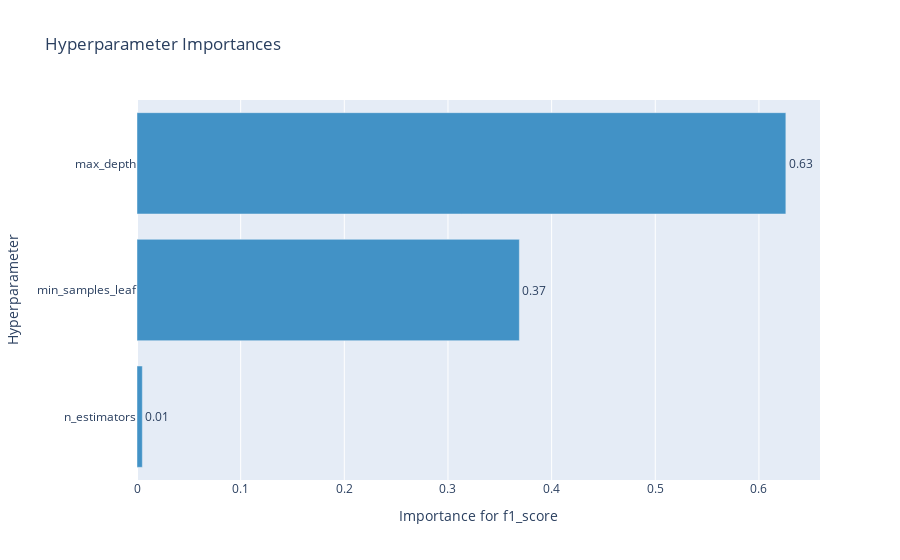

The notebook cell this image was saved under:
### Markdown cell above
График важности гиперпараметров - помогает понять, какие гиперпараметры вносят больший вклад в минимизацию/максимизацию метрики.

### Code cell
optuna.visualization.plot_param_importances(study, target_name="f1_score")

### Figure 1 — Plotly figure (JSON) as saved in the notebook; plotly's stock layout.template omitted (floating-point values rounded to 4 significant figures)
{"data": [{"cliponaxis": false, "hovertemplate": ["n_estimators (IntUniformDistribution): 0.005151728325289796<extra></extra>", "min_samples_leaf (IntUniformDistribution): 0.3688798809680204<extra></extra>", "max_depth (IntUniformDistribution): 0.6259683907066897<extra></extra>"], "marker": {"color": "rgb(66,146,198)"}, "orientation": "h", "text": ["0.005151728325289796", "0.3688798809680204", "0.6259683907066897"], "textposition": "outside", "texttemplate": "%{text:.2f}", "type": "bar", "x": [0.005152, 0.3689, 0.626], "y": ["n_estimators", "min_samples_leaf", "max_depth"]}], "layout": {"showlegend": false, "title": {"text": "Hyperparameter Importances"}, "xaxis": {"title": {"text": "Importance for f1_score"}}, "yaxis": {"title": {"text": "Hyperparameter"}}}}
